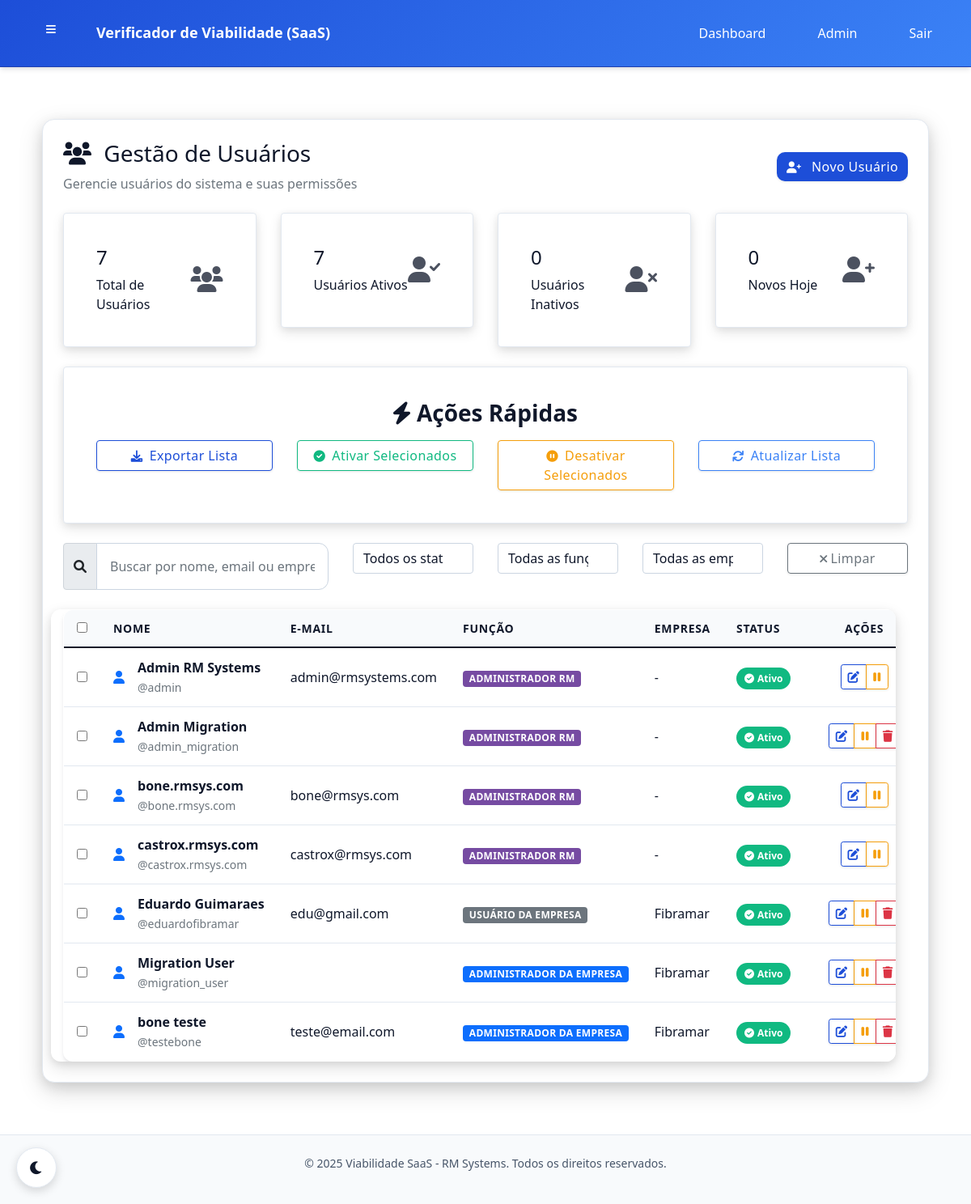
The app's page /rm/usuarios/ (signed in), older data.
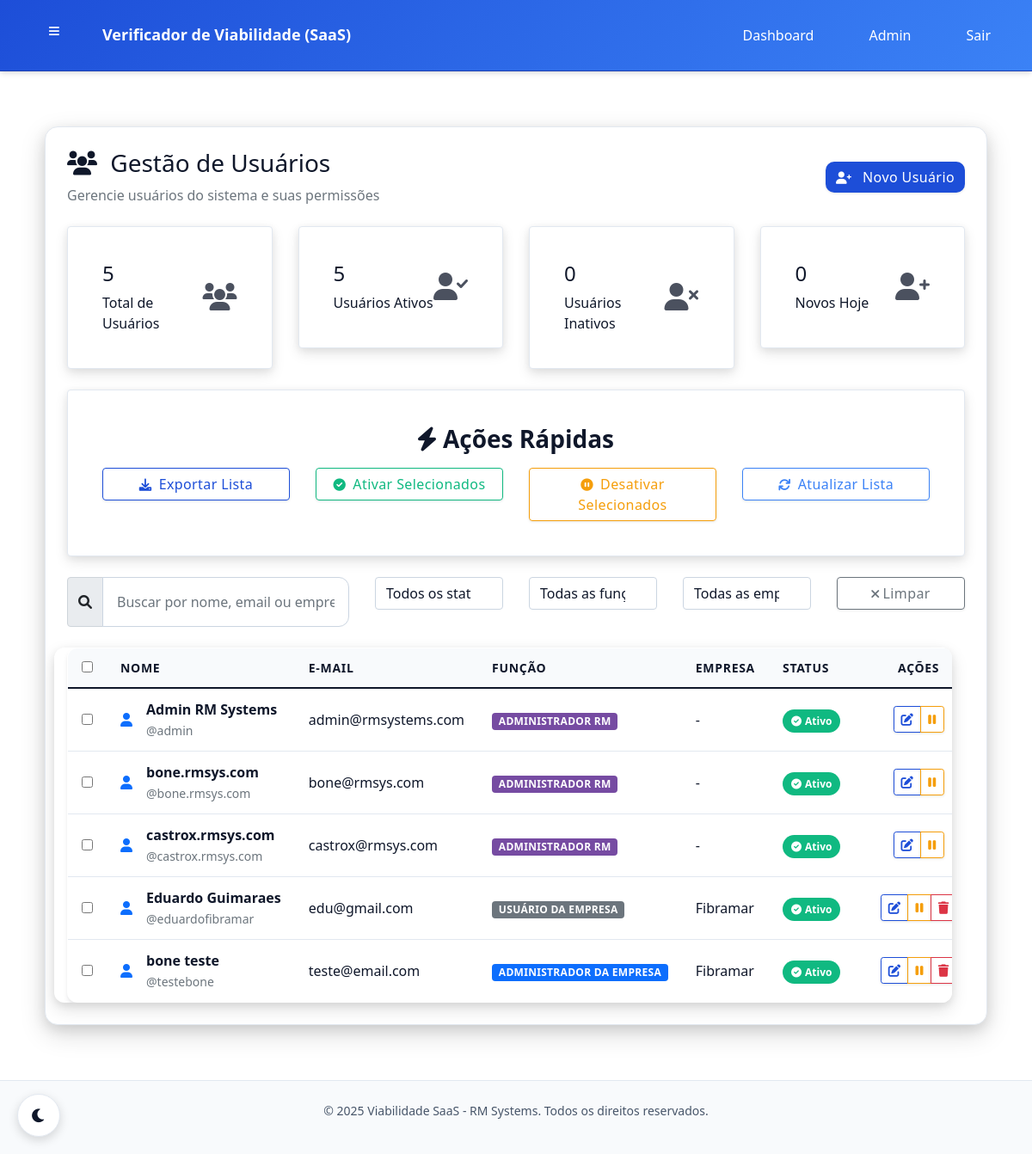
The same page, newer data.
### core/models.py (models this page shows, shortened)
class CustomUser(AbstractUser):
    USER_ROLES = [
        ('RM', 'Administrador RM'),  # Você e o Bone
        ('COMPANY_ADMIN', 'Administrador da Empresa'),  # Admin da empresa cliente
        ('COMPANY_USER', 'Usuário da Empresa'),  # Usuário comum da empresa
    ]
    role = models.CharField(
        max_length=20,
        choices=USER_ROLES,
        default='COMPANY_USER',
        verbose_name="Função"
    )
    company = models.ForeignKey(
        Company,
        on_delete=models.CASCADE,
        null=True,
        blank=True,
        related_name='users',
        verbose_name="Empresa"
    )
    phone = models.CharField(max_length=20, blank=True, verbose_name="Telefone")
    created_at = models.DateTimeField(auto_now_add=True, verbose_name="Criado em")
    updated_at = models.DateTimeField(auto_now=True, verbose_name="Atualizado em")
    class Meta:
        verbose_name = "Usuário"
        verbose_name_plural = "Usuários"
    @property
    def is_rm_admin(self):
        return self.role == 'RM' or self.is_superuser
    @property
    def is_company_admin(self):
        return self.role == 'COMPANY_ADMIN'
    def get_full_name(self):
        if self.first_name and self.last_name:
            return f"{self.first_name} {self.last_name}"
        return self.username

class Company(models.Model):
    name = models.CharField(max_length=200, verbose_name="Nome da Empresa")
    slug = models.SlugField(max_length=200, unique=True, verbose_name="Slug", help_text="URL amigável para a empresa")
    cnpj = models.CharField(max_length=18, unique=True, verbose_name="CNPJ")
    email = models.EmailField(verbose_name="E-mail da Empresa")
    phone = models.CharField(max_length=20, blank=True, verbose_name="Telefone")
    address = models.TextField(blank=True, verbose_name="Endereço")
    is_active = models.BooleanField(default=True, verbose_name="Ativa")
    created_at = models.DateTimeField(auto_now_add=True, verbose_name="Criada em")
    updated_at = models.DateTimeField(auto_now=True, verbose_name="Atualizada em")
    class Meta:
        verbose_name = "Empresa"
        verbose_name_plural = "Empresas"
        ordering = ['name']

### core/views.py (the view)
@login_required
@rm_admin_required
def rm_user_list(request):
    q = request.GET.get('q', '').strip()
    users = CustomUser.objects.all().select_related('company').order_by('username')
    if q:
        users = users.filter(Q(username__icontains=q) | Q(email__icontains=q) | Q(first_name__icontains=q) | Q(last_name__icontains=q))
    return render(request, 'rm/users/list.html', {'users': users, 'q': q})

### core/permissions.py (called while the page is built)
def is_rm_admin(user):
    return user.is_authenticated and user.is_rm_admin

### templates/rm/users/list.html (shortened to what the changed rows need)
{% extends "base.html" %}
{% load static %}
{% block extra_head %}
<link href="https://cdn.jsdelivr.net/npm/bootstrap@5.1.3/dist/css/bootstrap.min.css" rel="stylesheet">
<link href="https://cdnjs.cloudflare.com/ajax/libs/font-awesome/6.0.0/css/all.min.css" rel="stylesheet">
{% endblock %}
{% block content %}
    <div class="container-fluid">
        <div class="row">
            <div class="col-md-12 col-lg-12">
                <div class="main-content">
                    <div class="content-card">
                        <div class="row mb-4">
                            <div class="col-md-3">
                                <div class="card bg-primary text-white">
                                    <div class="card-body">
                                        <div class="d-flex justify-content-between">
                                            <div>
                                                <h4>{{ users|length }}</h4>
                                                <p class="mb-0">Total de Usuários</p>
                                            </div>
                                        </div>
                                    </div>
                                </div>
                            </div>
                            <div class="col-md-3">
                                <div class="card bg-success text-white">
                                    <div class="card-body">
                                        <div class="d-flex justify-content-between">
                                            <div>
                                                <h4>{{ users|length }}</h4>
                                                <p class="mb-0">Usuários Ativos</p>
                                            </div>
                                        </div>
                                    </div>
                                </div>
                            </div>
                        </div>
                        <div class="table-responsive">
                            <table class="table table-hover">
                                <thead>
                                    <tr>
                                        <th>
                                            <input type="checkbox" id="selectAll" onchange="toggleSelectAll()">
                                        </th>
                                        <th>Nome</th>
                                        <th>E-mail</th>
                                        <th>Função</th>
                                        <th>Empresa</th>
                                        <th>Status</th>
                                        <th>Ações</th>
                                    </tr>
                                </thead>
                                <tbody>
                                    {% for u in users %}
                                        <tr class="user-row" style="cursor: pointer;" data-user-id="{{ u.id }}" onclick="showUserDetails({{ u.id }})">
                                            <td onclick="event.stopPropagation();">
                                                <input type="checkbox" class="user-checkbox" value="{{ u.id }}">
                                            </td>
                                            <td>
                                                <div class="d-flex align-items-center">
                                                    <div class="me-3">
                                                        <i class="fas fa-user text-primary"></i>
                                                    </div>
                                                    <div>
                                                        <strong>{{ u.get_full_name|default:u.username }}</strong>
                                                        <br>
                                                        <small class="text-muted">@{{ u.username }}</small>
                                                    </div>
                                                </div>
                                            </td>
                                            <td>{{ u.email }}</td>
                                            <td>
                                                {% if u.role == 'RM' %}
                                                    <span class="badge bg-purple role-badge" style="background-color:#764ba2">{{ u.get_role_display }}</span>
                                                {% elif u.role == 'COMPANY_ADMIN' %}
                                                    <span class="badge bg-primary role-badge">{{ u.get_role_display }}</span>
                                                {% else %}
                                                    <span class="badge bg-secondary role-badge">{{ u.get_role_display }}</span>
                                                {% endif %}
                                            </td>
                                            <td>{% if u.company %}{{ u.company.name }}{% else %}-{% endif %}</td>
                                            <td>
                                                {% if u.is_active %}
                                                    <span class="status-badge status-active">
                                                        <i class="fas fa-check-circle me-1"></i>Ativo
                                                    </span>
                                                {% else %}
                                                    <span class="status-badge status-inactive">
                                                        <i class="fas fa-times-circle me-1"></i>Inativo
                                                    </span>
                                                {% endif %}
                                            </td>
                                            <td onclick="event.stopPropagation();">
                                                <div class="btn-group" role="group">
                                                    <a href="{% url 'rm:user_edit' u.id %}"
                                                       class="btn btn-sm btn-outline-primary"
                                                       title="Editar">
                                                        <i class="fas fa-edit"></i>
                                                    </a>
                                                    <button type="button"
                                                            class="btn btn-sm btn-outline-{% if u.is_active %}warning{% else %}success{% endif %}"
                                                            data-user-id="{{ u.id }}"
                                                            onclick="toggleUserStatus(this.dataset.userId)"
                                                            title="{% if u.is_active %}Desativar{% else %}Ativar{% endif %}">
                                                        <i class="fas fa-{% if u.is_active %}pause{% else %}play{% endif %}"></i>
                                                    </button>
                                                    {% if not u.is_superuser and u.id != user.id %}
                                                    <button type="button"
                                                            class="btn btn-sm btn-outline-danger"
                                                            data-user-id="{{ u.id }}"
                                                            onclick="deleteUser(this.dataset.userId)"
                                                            title="Apagar">
                                                        <i class="fas fa-trash"></i>
                                                    </button>
                                                    {% endif %}
                                                </div>
                                            </td>
                                        </tr>
                                    {% endfor %}
                                </tbody>
                            </table>
                        </div>
                    </div>
                </div>
            </div>
        </div>
    </div>
{% endblock %}

Row changes from the older to the newer data that the page shows:
removed CustomUser: get_full_name "Admin Migration", username "admin_migration", role "ADMINISTRADOR RM", is_active True (drawn)
removed CustomUser: get_full_name "Migration User", username "migration_user", role "ADMINISTRADOR DA EMPRESA", company.name "Fibramar", is_active True (drawn)
Text that changed along with them:
{{ users|length }}: "7" → "5"
